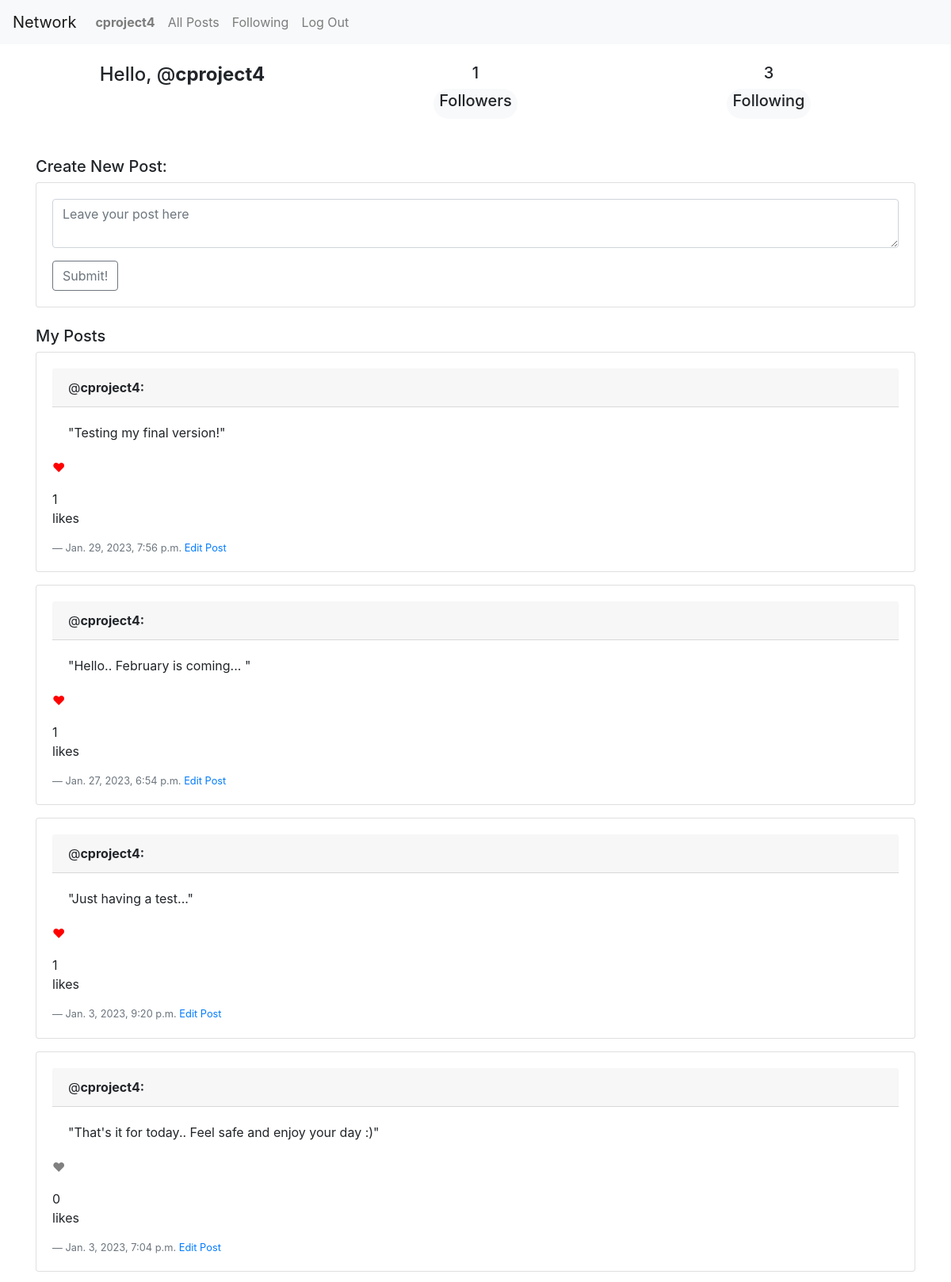
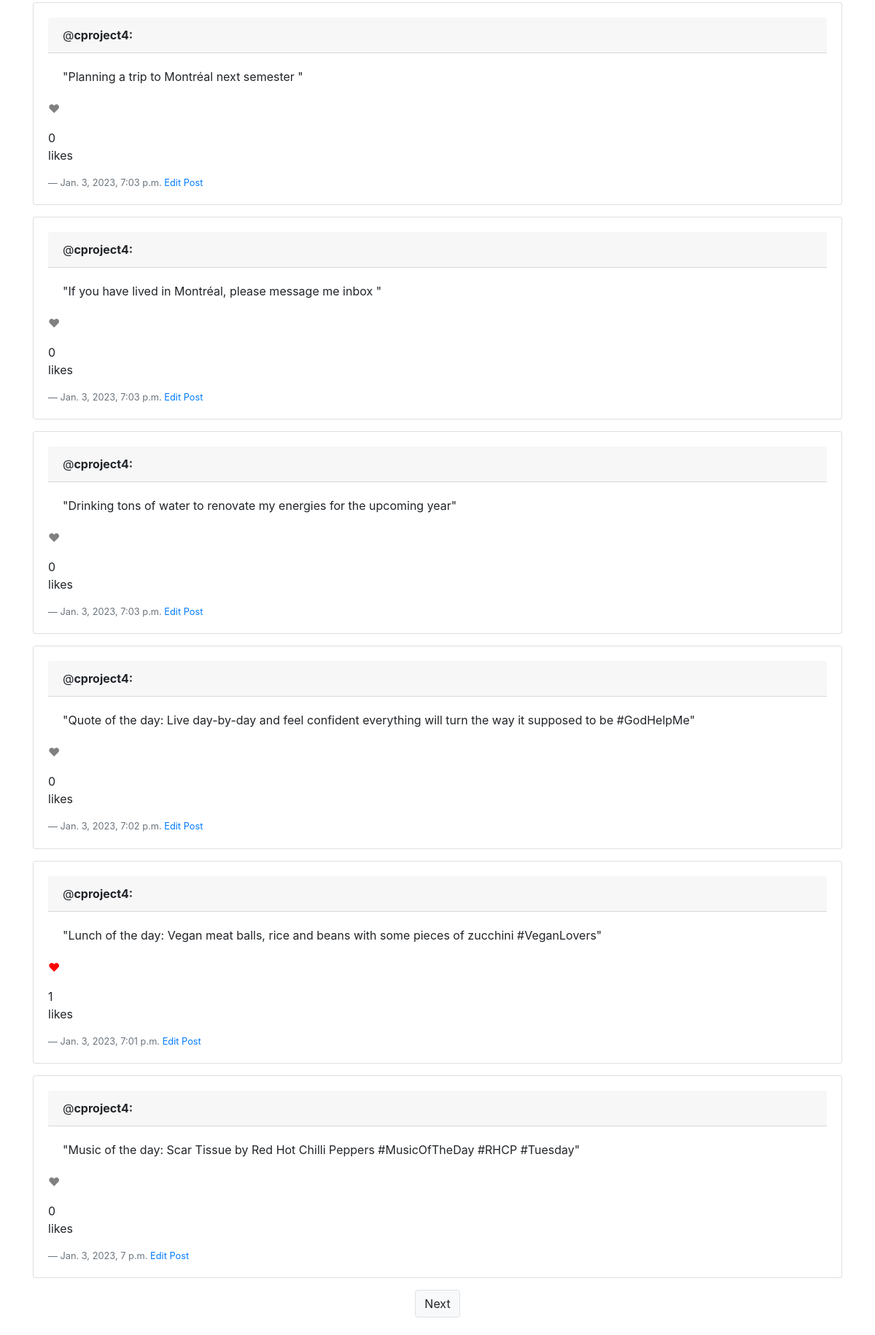
Screenshot of / (signed in) with the database file from the repository (2 pictures, top to bottom).
### network/models.py (models this page shows, shortened)
class User(AbstractUser):
    pass

class Post(models.Model):
    user = models.ForeignKey(User, on_delete=models.CASCADE, related_name="post_user")
    text = models.CharField(max_length=255)
    date = models.DateTimeField(editable=True, auto_now_add=True)

### network/views.py (the view)
# urls.py: path("", views.index, name="index"),
def index(request):
    if request.user.is_authenticated:
        user = request.user
        posts = Post.objects.filter(user=user).order_by("-date")
        countLikes(posts, user)
        countFollowings = Following.objects.filter(user=user)
        countFollowers = Follower.objects.filter(user=user)
        paginator = Paginator(posts, 10)
        page_number = request.GET.get('page')
        posts = paginator.get_page(page_number)
        return render(request, "network/index.html", { "posts": posts, "user": user, "followings": countFollowings, "followers": countFollowers})
    return render(request, "network/login.html")

### network/views.py (called while the page is built)
def countLikes(posts, user) :
    for post in posts:
        likesCount = Like.objects.filter(post=post).count()
        post.likesCount = likesCount
        post.isLiked = Like.objects.filter(post=post, userliked=user).exists()

### network/templates/network/index.html (shortened to what this page needs)
{% extends "network/layout.html" %}
{% load static %}
{% block body %}
<main>
  {% if user.is_authenticated %}
    <div class="container text-center mb-5">
      <div class="row align-items-start">
        <div class="col">
          <h4>Hello, @<b>{{ user }}</b></h4>
        </div>
        <div class="col">
          <h5>{{ followers.count }}</h5>
          <a href="{% url 'follower' user=user %}" class="badge badge-pill badge-light">
            <h5>Followers</h5>
          </a>
        </div>
        <div class="col">
          <h5>{{ followings.count }}</h5>
          <a href="{% url 'following' user=user %}" class="badge badge-pill badge-light">
            <h5>Following</h5>
          </a>
        </div>
      </div>
    </div>
    <h5>Create New Post:</h5>
    <div class="card">
      <div class="card-body" id="compose-post">
        <form action="{% url 'new_post' %}" method="POST" id="compose-post">
          <p class="card-text"><textarea class="form-control" placeholder="Leave your post here" id="text"
              name="text"></textarea></p>
          <button class="btn btn-outline-secondary" type="submit">Submit!</button>
        </form>
      </div>
    </div>
    <br>
  <h5> My Posts</h5>
  {% for post in posts %}
  <div class="card mb-3">
    <div class="card-body ">
      <div class="card-header">@<b>{{ post.user}}:</b></div>
      <div class="card-body">"{{ post.text }}"</div>
      {% if post.isLiked %}
      <p><span onclick='handle_unlike(this.id, "{{ post.id }}")' id='unlike_btn_{{ post.id }}'
          class="like_btn liked">&hearts;</span>
      <div id="count_unlike_{{ post.id }}">{{ post.likesCount }}</div>likes</p>
      {% else %}
      <p>
        <span onclick='handle_like(this.id, "{{ post.id }}")' id='like_btn_{{ post.id }}'
          class="like_btn unliked">&hearts;</span>
      <div id="count_like_{{ post.id }}">{{ post.likesCount }}</div>likes</p>
      {% endif %}
      <div class="blockquote-footer">{{ post.date }}
        {% if user == post.user%}
        <a href="edit_post/{{ post.id }}/{{ post.user }}">Edit Post</a>
        {% endif %}
      </div>
    </div>
  </div>
  {% endfor %}
  <nav aria-label="Page navigation example">
    <ul class="pagination justify-content-center ">
      {% if posts.has_next %}
      <li class="page-item">
        <a class="page-link badge-light" href="?page={{ posts.next_page_number }}">Next</a>
      </li>
      {% endif %}
    </ul>
  </nav>
  {% endif %}
  {% endblock %}

### network/templates/network/layout.html (shortened to what this page needs)
{% load static %}
<!DOCTYPE html>
<html lang="en">
    <head>
        <link rel="stylesheet" href="https://stackpath.bootstrapcdn.com/bootstrap/4.4.1/css/bootstrap.min.css">
        <link href="{% static 'network/styles.css' %}" rel="stylesheet">
    </head>
    <body>
        <nav class="navbar navbar-expand-lg navbar-light bg-light">
            <a class="navbar-brand" href="#">Network</a>
            <div>
              <ul class="navbar-nav mr-auto">
                {% if user.is_authenticated %}
                    <li class="nav-item">
                        <a class="nav-link" href="{% url 'index' %}"><strong>{{ user.username }}</strong></a>
                    </li>
                {% endif %}
                <li class="nav-item">
                  <a class="nav-link" href="{% url 'all_posts' %}">All Posts</a>
                </li>
                {% if user.is_authenticated %}
                    <li class="nav-item">
                        <a class="nav-link" href="{% url 'following_posts' user=user %}">Following</a>
                    </li>
                    <li class="nav-item">
                        <a class="nav-link" href="{% url 'logout' %}">Log Out</a>
                    </li>
                {% endif %}
              </ul>
            </div>
          </nav>
        <div class="body">
            <main>
                <div class="container my-4">
                    {% block body %}
                    {% endblock %}
                </div>
            </main>
        </div>
    </body>
</html>

### network/static/network/styles.css (style rules this page uses)
.unliked { color: grey; }
.liked { color: red; }

### rows the page displays
User: username "cproject4"
Post: user "cproject4", text "Testing my final version!", likesCount "1", date "Jan. 29, 2023, 7:56 p.m."
Post: user "cproject4", text "Hello.. February is coming...", likesCount "1", date "Jan. 27, 2023, 6:54 p.m."
Post: user "cproject4", text "Just having a test...", likesCount "1", date "Jan. 3, 2023, 9:20 p.m."
Post: user "cproject4", text "That's it for today.. Feel safe and enjoy your day :)", likesCount "0", date "Jan. 3, 2023, 7:04 p.m."
Post: user "cproject4", text "Planning a trip to Montréal next semester", likesCount "0", date "Jan. 3, 2023, 7:03 p.m."
Post: user "cproject4", text "If you have lived in Montréal, please message me inbox", likesCount "0", date "Jan. 3, 2023, 7:03 p.m."
Post: user "cproject4", text "Drinking tons of water to renovate my energies for the upcoming year", likesCount "0", date "Jan. 3, 2023, 7:03 p.m."
Post: user "cproject4", text "Quote of the day: Live day-by-day and feel confident everything will turn the way it supposed to be #GodHelpMe", likesCount "0", date "Jan. 3, 2023, 7:02 p.m."
Post: user "cproject4", text "Lunch of the day: Vegan meat balls, rice and beans with some pieces of zucchini #VeganLovers", likesCount "1", date "Jan. 3, 2023, 7:01 p.m."
Post: user "cproject4", text "Music of the day: Scar Tissue by Red Hot Chilli Peppers #MusicOfTheDay #RHCP #Tuesday", likesCount "0", date "Jan. 3, 2023, 7 p.m."

### other values shown
{{ followers.count }} "1"
{{ followings.count }} "3"
